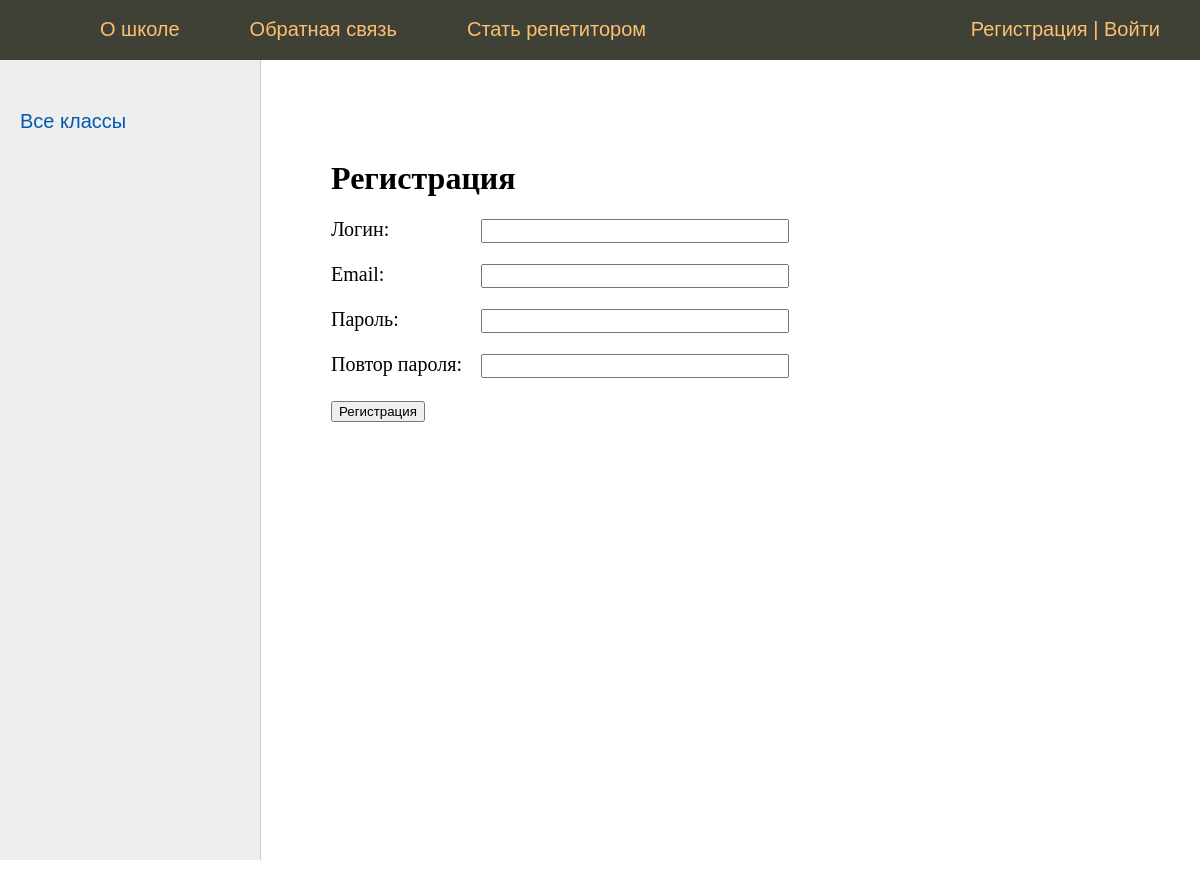
Page /register/ on the earlier database version.
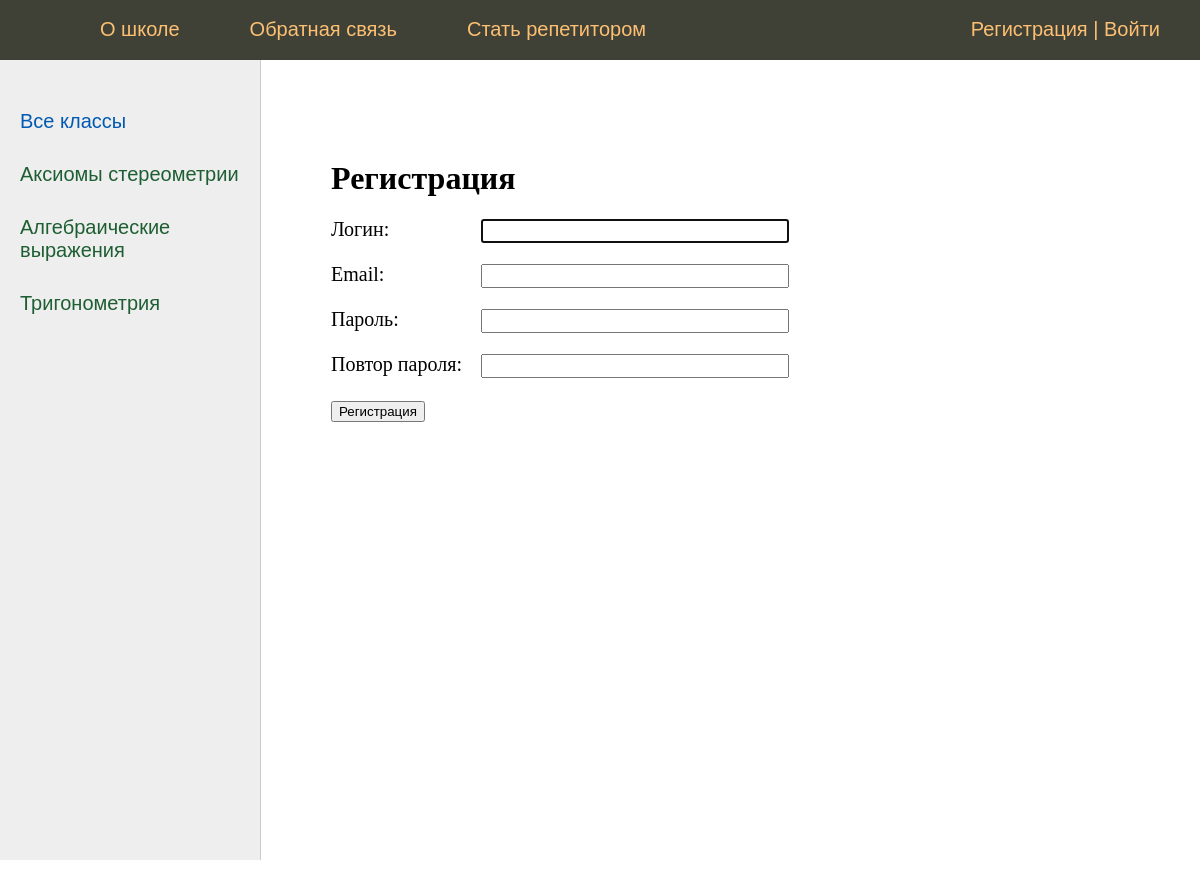
Same page on the later database version.
### lessons/models.py (models this page shows, shortened)
class Category(models.Model):
    name = models.CharField(max_length=100, db_index=True, verbose_name="Категория")
    slug = models.SlugField(max_length=255, unique=True, db_index=True, verbose_name="URL")
    def get_absolute_url(self):
        return reverse('category', kwargs={'cat_slug': self.slug})
    class Meta:
        verbose_name = 'Категория'
        verbose_name_plural = 'Категории'
        ordering = ['id']

### lessons/views.py (the view, shortened to what this page needs)
# urls.py: path('register/', RegisterUser.as_view(), name='register'),
class RegisterUser(DataMixin, CreateView):
    form_class = RegisterUserForm
    template_name = 'lessons/register.html'
    success_url = reverse_lazy('login')
    def get_context_data(self, *, object_list=None, **kwargs):
        context = super().get_context_data(**kwargs)
        c_def = self.get_user_context(title="Регистрация")
        return dict(list(context.items()) + list(c_def.items()))

### lessons/forms.py
class RegisterUserForm(UserCreationForm):
    username = forms.CharField(label='Логин', widget=forms.TextInput(attrs={'class': 'form-input'}))
    email = forms.EmailField(label='Email', widget=forms.EmailInput(attrs={'class': 'form-input'}))
    password1 = forms.CharField(label='Пароль', widget=forms.PasswordInput(attrs={'class': 'form-input'}))
    password2 = forms.CharField(label='Повтор пароля', widget=forms.PasswordInput(attrs={'class': 'form-input'}))
    class Meta:
        model = User
        fields = ('username', 'email', 'password1', 'password2')

### lessons/utils.py (called while the page is built)
    def get_user_context(self, **kwargs):
        context = kwargs
        cats = Category.objects.annotate(Count('lessons'))
        user_menu = menu.copy()
        if not self.request.user.has_perm('lessons.change_lessons'):
            user_menu.pop(1)
        context['menu'] = user_menu
        context['cats'] = cats
        if 'cat_selected' not in context:
            context['cat_selected'] = 0
        return context

### lessons/templates/lessons/register.html (shortened to what this page needs)
{% extends 'lessons/base.html' %}
{% block content %}
<h1>{{title}}</h1>
<form method="post">
{% for f in form %}
<p><label class="form-label" for="{{ f.id_for_label }}">{{f.label}}: </label>{{ f }}</p>
{% endfor %}
    <button type="submit">Регистрация</button>
</form>
{% endblock %}

### lessons/templates/lessons/base.html (shortened to what this page needs)
{% load static %}
{% load lessons_tags %}
<!DOCTYPE html>
<html>
<head>
	<link type="text/css" href="{% static 'lessons/css/styles.css' %}" rel="stylesheet" />
</head>
<body>
<table class="table-page" border=0 cellpadding="0" cellspacing="0">
<tr><td valign=top>
{% block mainmenu %}
		<div class="header">
			<ul id="mainmenu" class="mainmenu">
			<li class="logo"><a href="{% url 'home' %}"><div class="logo"></div></a></li>
{% for m in menu %}
			<li><a href="{% url m.url_name %}">{{m.title}}</a></li>
{% endfor %}
				{% if request.user.is_authenticated %}
				<li class="last"> {{user.username}} | <a href="{% url 'logout' %}">Выйти</a></li>
				{% else %}
				<li class="last"><a href="{% url 'register' %}">Регистрация</a> | <a href="{% url 'login' %}">Войти</a></li>
				{% endif %}
			</ul>
		</div>
{% endblock mainmenu %}
<table class="table-content" border=0 cellpadding="0" cellspacing="0">
<tr>
	<td valign="top" class="left-chapters">
	<ul id="leftchapters">
{% if cat_selected == 0 %}
		<li class="selected">Все классы</li>
{% else %}
		<li><a href="{% url 'home' %}">Все классы</a></li>
{% endif %}
{% for c in cats %}
{% if c.lessons__count > 0 %}
	{% if c.pk == cat_selected %}
		<li class="selected">{{c.name}}</li>
	{% else %}
		<li><a href="{{ c.get_absolute_url }}">{{c.name}}</a></li>
	{% endif %}
{% endif %}
{% endfor %}
	</ul>
</td>
<td valign="top" class="content">
	<div class="content-text">
{% block content %}
{% endblock %}
	</div>
</td></tr></table>
</td></tr>
</table>
</body>
</html>

### lessons/static/lessons/css/styles.css (style rules this page uses)
html, body { font-family: 'Arial'; margin: 0; padding: 0; height: 100%; width: 100%; color: #1e5e33; }
a { color: #0059b2; text-decoration: none; }
.table-page { width: 100%; height: 100%; vertical-align: top; }
.table-page tr { height: 100%; }
.header { background: #3F4137; height: 60px; }
.logo { background: url('../images/logo.png') no-repeat 10px 5px; width: 70px; height: 60px; }
ul.mainmenu { list-style: none; margin: 0; padding: 0; height: 60px; color: #fdc073; font-size: 20px; overflow: hidden; }
ul.mainmenu li { float: left; margin: 18px 40px 0 30px; }
ul.mainmenu li.logo { margin: 0; }
ul.mainmenu li.last { float: right; }
ul.mainmenu li a { color: #fdc073; text-decoration: none; }
.table-content { width: 100%; min-height: 100%; height: 100%; }
.left-chapters { margin: 0; background: #eee; border-right: 1px solid #ccc; min-height: 100%; }
.left-chapters ul { width: 230px; min-height: 100%; margin: 0; padding: 20px 10px 10px 20px; list-style: none; font-size: 20px; }
.left-chapters ul li { margin: 30px 0 0 0; color: #999; }
.left-chapters ul li.selected { color: #0059b2; }
.left-chapters ul li a { color: #1e5e33; text-decoration: none; }
.content { padding: 40px 20px 20px 40px; width: 100%; box-sizing: border-box; }
.content-text { margin: 60px 0 0 30px; color: #000; font-size: 20px; font-family: Yandex Sans Display Light; }
.content-text h1 { font-size: 32px; }
.form-input { width: 300px; font-size: 16px; }
.form-label { display: inline-block; min-width: 150px; vertical-align: top; }

Differences in the rows shown:
added Category: name "Аксиомы стереометрии"
added Category: name "Алгебраические выражения"
added Category: name "Тригонометрия"
